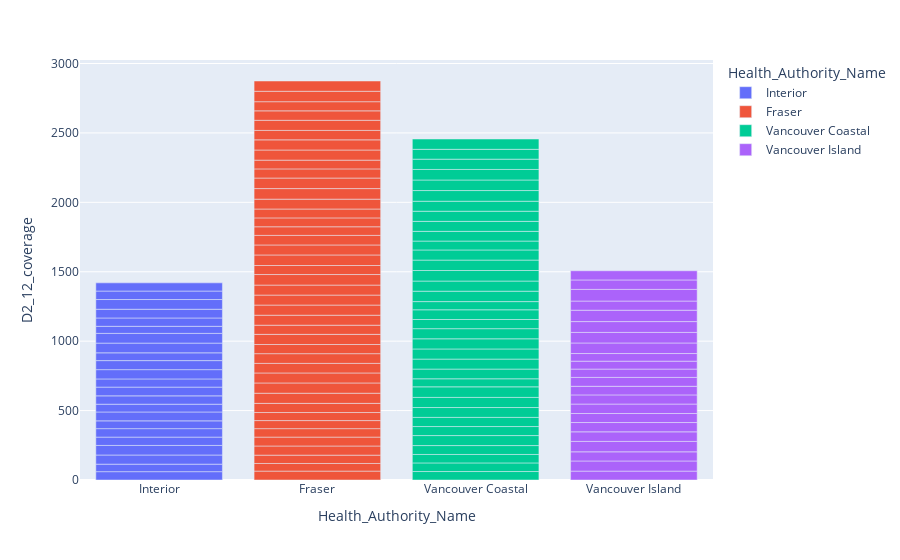

The cell this chart's notebook holds for it:
### Code cell
px.bar(CHSA_1,
       x= 'Health_Authority_Name',
       y= 'D2_12_coverage',
      color = 'Health_Authority_Name')

### Figure 1 — Plotly figure (JSON) as saved in the notebook; plotly's stock layout.template omitted (floating-point values rounded to 4 significant figures)
{"data": [{"alignmentgroup": "True", "hovertemplate": "Health_Authority_Name=%{x}<br>D2_12_coverage=%{y}<extra></extra>", "legendgroup": "Interior", "marker": {"color": "#636efa", "pattern": {"shape": ""}}, "name": "Interior", "offsetgroup": "Interior", "orientation": "v", "showlegend": true, "textposition": "auto", "type": "bar", "x": ["Interior", "Interior", "Interior", "Interior", "Interior", "Interior", "Interior", "Interior", "Interior", "Interior", "Interior", "Interior", "Interior", "Interior", "Interior", "Interior", "Interior", "Interior", "Interior", "Interior", "Interior", "Interior", "Interior"], "xaxis": "x", "y": [60, 54, 66, 69, 60, 61, 56, 64, 56, 60, 63, 59, 67, 65, 56, 70, 70, 51, 60, 63, 70, 61, 59], "yaxis": "y"}, {"alignmentgroup": "True", "hovertemplate": "Health_Authority_Name=%{x}<br>D2_12_coverage=%{y}<extra></extra>", "legendgroup": "Fraser", "marker": {"color": "#EF553B", "pattern": {"shape": ""}}, "name": "Fraser", "offsetgroup": "Fraser", "orientation": "v", "showlegend": true, "textposition": "auto", "type": "bar", "x": ["Fraser", "Fraser", "Fraser", "Fraser", "Fraser", "Fraser", "Fraser", "Fraser", "Fraser", "Fraser", "Fraser", "Fraser", "Fraser", "Fraser", "Fraser", "Fraser", "Fraser", "Fraser", "Fraser", "Fraser", "Fraser", "Fraser", "Fraser", "Fraser", "Fraser", "Fraser", "Fraser", "Fraser", "Fraser", "Fraser", "Fraser", "Fraser", "Fraser", "Fraser", "Fraser", "Fraser", "Fraser", "Fraser", "Fraser", "Fraser", "Fraser", "Fraser"], "xaxis": "x", "y": [64, 55, 60, 66, 64, 61, 58, 58, 66, 73, 74, 72, 69, 70, 66, 73, 66, 72, 73, 72, 72, 76, 65, 76, 72, 69, 62, 64, 64, 71, 76, 76, 66, 63, 73, 73, 68, 73, 68, 66, 75, 74], "yaxis": "y"}, {"alignmentgroup": "True", "hovertemplate": "Health_Authority_Name=%{x}<br>D2_12_coverage=%{y}<extra></extra>", "legendgroup": "Vancouver Coastal", "marker": {"color": "#00cc96", "pattern": {"shape": ""}}, "name": "Vancouver Coastal", "offsetgroup": "Vancouver Coastal", "orientation": "v", "showlegend": true, "textposition": "auto", "type": "bar", "x": ["Vancouver Coastal", "Vancouver Coastal", "Vancouver Coastal", "Vancouver Coastal", "Vancouver Coastal", "Vancouver Coastal", "Vancouver Coastal", "Vancouver Coastal", "Vancouver Coastal", "Vancouver Coastal", "Vancouver Coastal", "Vancouver Coastal", "Vancouver Coastal", "Vancouver Coastal", "Vancouver Coastal", "Vancouver Coastal", "Vancouver Coastal", "Vancouver Coastal", "Vancouver Coastal", "Vancouver Coastal", "Vancouver Coastal", "Vancouver Coastal", "Vancouver Coastal", "Vancouver Coastal", "Vancouver Coastal", "Vancouver Coastal", "Vancouver Coastal", "Vancouver Coastal", "Vancouver Coastal", "Vancouver Coastal", "Vancouver Coastal", "Vancouver Coastal", "Vancouver Coastal", "Vancouver Coastal", "Vancouver Coastal"], "xaxis": "x", "y": [61, 62, 61, 64, 72, 65, 66, 71, 73, 76, 58, 70, 72, 73, 73, 73, 66, 70, 59, 75, 73, 76, 75, 73, 64, 70, 72, 73, 72, 77, 76, 76, 74, 71, 74], "yaxis": "y"}, {"alignmentgroup": "True", "hovertemplate": "Health_Authority_Name=%{x}<br>D2_12_coverage=%{y}<extra></extra>", "legendgroup": "Vancouver Island", "marker": {"color": "#ab63fa", "pattern": {"shape": ""}}, "name": "Vancouver Island", "offsetgroup": "Vancouver Island", "orientation": "v", "showlegend": true, "textposition": "auto", "type": "bar", "x": ["Vancouver Island", "Vancouver Island", "Vancouver Island", "Vancouver Island", "Vancouver Island", "Vancouver Island", "Vancouver Island", "Vancouver Island", "Vancouver Island", "Vancouver Island", "Vancouver Island", "Vancouver Island", "Vancouver Island", "Vancouver Island", "Vancouver Island", "Vancouver Island", "Vancouver Island", "Vancouver Island", "Vancouver Island", "Vancouver Island", "Vancouver Island", "Vancouver Island"], "xaxis": "x", "y": [64, 73, 66, 75, 69, 67, 65, 68, 66, 62, 64, 60, 57, 55, 76, 76, 78, 82, 66, 84, 68, 66], "yaxis": "y"}], "layout": {"autosize": true, "barmode": "relative", "legend": {"title": {"text": "Health_Authority_Name"}, "tracegroupgap": 0}, "margin": {"t": 60}, "xaxis": {"anchor": "y", "autorange": true, "categoryarray": ["Interior", "Fraser", "Vancouver Coastal", "Vancouver Island"], "categoryorder": "array", "domain": [0, 1], "range": [-0.5, 3.5], "title": {"text": "Health_Authority_Name"}, "type": "category"}, "yaxis": {"anchor": "x", "autorange": true, "domain": [0, 1], "range": [0, 3025.0], "title": {"text": "D2_12_coverage"}, "type": "linear"}}}
